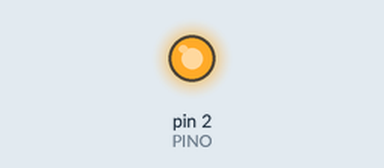
The sketch below on a simulated Arduino Uno, built with avr-gcc and run on an emulated ATmega328P. On the bench: output pins drawn as LEDs (lit = HIGH). At 0.5 s the program stops and its outputs stay as they are.

Above: at 0.25 s.
At 0.6 s:
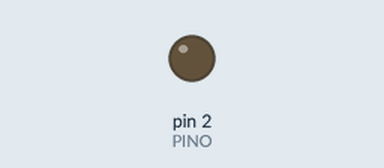
Timing chart, 0 to 2.0 s (numbered marks = the images above):
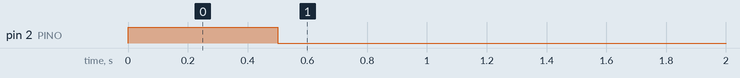

Measured:
- by itself, pin 2 (PINO): LOW → HIGH at 0.00 s, → LOW 0.50 s later

The sketch:

exercicio02.ino
```cpp
#define PINO (1<<PD2)

int main(void) {

  DDRD |= PINO; // PD2 como saída

  PORTD |= PINO; // Acende

  _delay_ms(500);

  PORTD &= ~PINO; // Apaga

  return 0;
}
```
